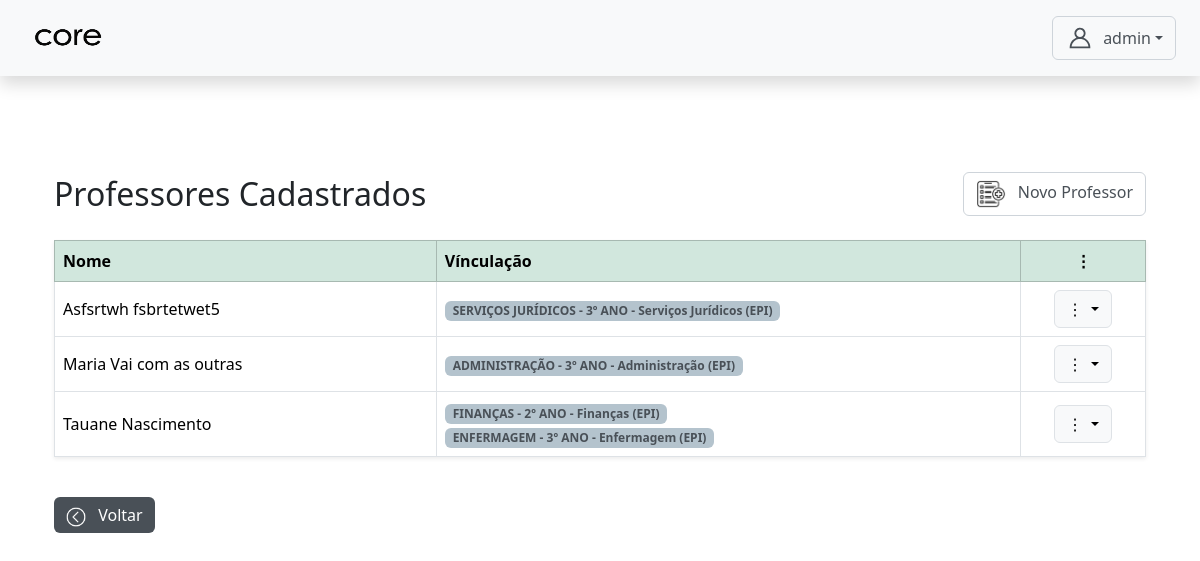
Before: /autenticacao/admin/professor_crud/professores/ (signed in) with the older database file.
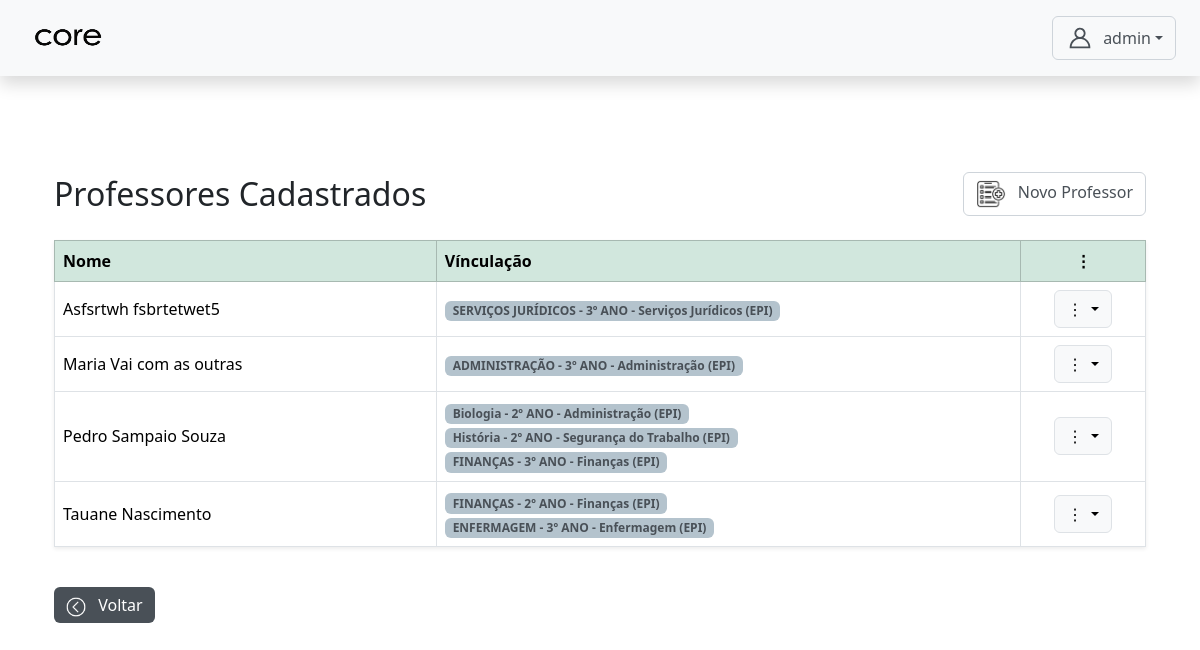
After: the same page with the newer database file.
### core/models.py (models this page shows, shortened)
class CustomUser(AbstractUser):
    TIPO_CHOICES = (
        ('admin', 'Admin'),
        ('professor', 'Professor'),
        ('aluno', 'Aluno'),
        ('servidor', 'Servidor'),
        ('direcao', 'Direção'), # <-- 'direcao' está correto
    )
    EIXO_CHOICES = (
        ('SAUDE', 'Eixo da Saúde'),
        ('GESTAO', 'Eixo de Gestão'),
    )
    tipo = models.CharField(max_length=10, choices=TIPO_CHOICES, default='admin')
    eixo = models.CharField(
        max_length=10,
        choices=EIXO_CHOICES,
        null=True,
        blank=True,
        help_text="Eixo ao qual o servidor pertence."
    )
    data_nascimento = models.DateField(null=True, blank=True)
    cpf = models.CharField(max_length=14, unique=True, null=True, blank=True)
    rg = models.CharField(max_length=12, unique=True, null=True, blank=True)
    orgao = models.CharField(max_length=10, null=True, blank=True)
    data_expedicao = models.DateField(null=True, blank=True)
    cidade_nascimento = models.CharField(max_length=100, null=True, blank=True)
    numero_matricula = models.CharField(max_length=20, unique=True, blank=True, null=True)
    nome_pai = models.CharField(max_length=150, blank=True, null=True)
    nome_mae = models.CharField(max_length=150, blank=True, null=True)
    responsavel_matricula = models.CharField(max_length=150, blank=True, null=True)
    endereco_rua = models.CharField(max_length=150, blank=True, null=True)
    endereco_numero = models.CharField(max_length=10, blank=True, null=True)
    endereco_bairro = models.CharField(max_length=100, blank=True, null=True)
    endereco_cidade = models.CharField(max_length=100, blank=True, null=True)
    endereco_cep = models.CharField(max_length=9, blank=True, null=True)
    telefone = models.CharField(max_length=15, blank=True, null=True)
    senha_temporaria = models.BooleanField(default=False)

class ProfessorMateriaAnoCursoModalidade(models.Model):
    MODALIDADE_CHOICES = [
        ('EPI', 'EPI'),
        ('PROEJA', 'PROEJA'),
        ('SUBSEQUENTE', 'Subsequente'),
    ]
    professor = models.ForeignKey(CustomUser, on_delete=models.CASCADE, limit_choices_to={'tipo': 'professor'})
    materia = models.ForeignKey(Materia, on_delete=models.CASCADE)
    curso = models.ForeignKey(Curso, on_delete=models.CASCADE)
    ano_modulo = models.CharField(max_length=20, choices=Turma.ANO_MODULO_CHOICES)
    modalidade = models.CharField(max_length=20, choices=MODALIDADE_CHOICES)
    class Meta:
        unique_together = ('professor', 'materia', 'curso', 'ano_modulo', 'modalidade')
        verbose_name = "Vínculo de Professor"
        verbose_name_plural = "Vínculos de Professores"

class Materia(models.Model):
    nome = models.CharField(max_length=100)
    professores = models.ManyToManyField(CustomUser, limit_choices_to={'tipo': 'professor'}, blank=True)
    turmas = models.ManyToManyField(Turma, blank=True)
    ch = models.IntegerField(default=20)

class Curso(models.Model):
    EIXO_CHOICES = (
        ('SAUDE', 'Eixo da Saúde'),
        ('GESTAO', 'Eixo de Gestão'),
    )
    nome = models.CharField(max_length=100, unique=True)
    eixo = models.CharField(max_length=10, choices=EIXO_CHOICES, default='GESTAO')

### autenticacao/views.py (the view)
# urls.py: path('admin/professor_crud/professores/', views.gerenciar_professores, name='gerenciar_professores'),
@login_required
@role_required('admin')
def gerenciar_professores(request):
    professores = CustomUser.objects.filter(tipo='professor').order_by('first_name', 'last_name')
    return render(request, 'admin/professor_crud/gerenciar_professores.html', {'professores': professores})

### templates/admin/professor_crud/gerenciar_professores.html (shortened to what this page needs)
{% extends 'base4.html' %}
{% load static %}
{% block content %}
<div class="container mt-5">
    <div class="d-flex justify-content-between align-items-center mb-4">
        <h2 class="mb-0">Professores Cadastrados</h2>
        <a href="{% url 'cadastrar_professor' %}" class="btn btn-outline-secondary">
            <img src="{% static 'assets/img/cadastrar.png' %}" width='30px' height='30px' class="me-2">
            Novo Professor
        </a>
    </div>
    <table class="table table-bordered align-middle shadow-sm">
        <thead class="table-success">
            <tr>
                <th class="coluna-nome">Nome</th>
                <th>Vínculação</th>
                <th class="text-center">⋮</th>
            </tr>
        </thead>
        <tbody>
            {% for professor in professores %}
            <tr>
                <td>{{ professor.get_full_name }}</td>
                <td>
                    {% for vinculo in professor.professormateriaanocursomodalidade_set.all %}
                        <span class="badge bg-primary text-dark">
                            {{ vinculo.materia.nome }} - {{ vinculo.ano_modulo }} - {{ vinculo.curso.nome }} ({{ vinculo.get_modalidade_display }})
                        </span>
                        <br>
                    {% empty %}
                        <span class="text-muted">Nenhum vínculo cadastrado</span>
                    {% endfor %}
                </td>
                <td class="text-center">
                    <div class="dropdown">
                        <button class="btn btn-light border dropdown-toggle" data-bs-toggle="dropdown">
                            ⋮
                        </button>
                    </div>
                </td>
            </tr>
            {% empty %}
            <tr>
                <td colspan="3" class="text-center text-muted">Nenhum professor cadastrado.</td>
            </tr>
            {% endfor %}
        </tbody>
    </table>
    <a href="{% url 'admin_dashboard' %}" class="btn btn-secondary mt-4">
        <img src="{% static 'assets/img/voltar.png' %}" width='20px' height='20px' class="me-2">
        Voltar
    </a>
</div>
{% endblock content %}

### templates/base4.html (shortened to what this page needs)
{% load static %}
<!DOCTYPE html>
<html lang="pt-br">
<head>
  <link rel="stylesheet" href="{% static 'css/bootstrap.min.css' %}" />
  <link rel="stylesheet" href="{% static 'css/style.css' %}" />
</head>
<body>
  <nav class="navbar navbar-light bg-light justify-content-between px-4 py-3 shadow">
    <span class="navbar-brand mb-0 h1">
      <img src="{%static 'assets/icon/core3.png'%}" width='100%' height='30px' class="me-2">
    </span>
    <div class="d-flex align-items-center">
      <div class="dropdown">
        <button class="btn btn-outline-secondary dropdown-toggle d-flex align-items-center" type="button" data-bs-toggle="dropdown">
        <span>{{ request.user.get_full_name|default:request.user.username }}</span>
      </button>
    </div>
  </div>
</nav>
  <main class="container py-5">
    {% block content %}
    {% endblock content %}
  </main>
</body>
</html>

### static/css/style.css (style rules this page uses)
:root { --bs-secondary: #495057; --bs-link-color: #495057; --bs-link-hover-color: #495057; --bs-code-color: #495057; --bs-primary-rgb: 180, 195, 205; --bs-dark-rgb: 73, 80, 87; --bs-danger-rgb: 188, 208, 199; --bs-info-rgb: 220, 53, 69; --bs-warning-rgb: 220, 53, 69; --bs-secondary-rgb: 73, 80, 87; --bs-black-rgb: 33, 37, 41; --bs-body-bg-rgb: 255, 106, 0; }
.text-dark { --bs-text-opacity: 1; color: rgba(var(--bs-dark-rgb), var(--bs-text-opacity)) !important; }
.btn-outline-secondary { --bs-btn-color: #495057; --bs-btn-border-color: #ced4da; --bs-btn-hover-color: #fff; --bs-btn-hover-bg: #495057; --bs-btn-hover-border-color: #495057; --bs-btn-focus-shadow-rgb: 206, 212, 218; --bs-btn-active-color: #fff; --bs-btn-active-bg: #495057; --bs-btn-active-border-color: #495057; --bs-btn-active-shadow: inset 0 3px 5px rgba(0, 0, 0, 0.125); --bs-btn-disabled-color: #495057; --bs-btn-disabled-bg: transparent; --bs-btn-disabled-border-color: #495057; --bs-gradient: none; }
.btn-secondary { --bs-btn-color: #fff; --bs-btn-bg: #495057; --bs-btn-border-color: #ff6495057a00; --bs-btn-hover-color: #fff; --bs-btn-hover-bg: #495057; --bs-btn-hover-border-color: #495057; --bs-btn-focus-shadow-rgb: 206, 212, 218; --bs-btn-active-color: #fff; --bs-btn-active-bg: #495057; --bs-btn-active-border-color: #495057; --bs-btn-active-shadow: inset 0 3px 5px rgba(0, 0, 0, 0.125); --bs-btn-disabled-color: #fff; --bs-btn-disabled-bg: #495057; --bs-btn-disabled-border-color: #495057; }
.bg-primary { --bs-bg-opacity: 1; background-color: rgba(var(--bs-primary-rgb), var(--bs-bg-opacity)) !important; }
.dropdown .btn-outline-secondary:hover img, .btn-secondary img { filter: brightness(0) invert(1); }
.coluna-nome, .coluna-professor, .coluna-aluno { width: 35%; }

Changed rows visible on the page:
added CustomUser: get_full_name "Pedro Sampaio Souza"
added ProfessorMateriaAnoCursoModalidade: materia.nome "Biologia", ano_modulo "2º ANO", curso.nome "Administração", modalidade "EPI", shown under "Pedro Sampaio Souza"
added ProfessorMateriaAnoCursoModalidade: materia.nome "História", ano_modulo "2º ANO", curso.nome "Segurança do Trabalho", modalidade "EPI", shown under "Pedro Sampaio Souza"
added ProfessorMateriaAnoCursoModalidade: materia.nome "FINANÇAS", ano_modulo "3º ANO", curso.nome "Finanças", modalidade "EPI", shown under "Pedro Sampaio Souza"
